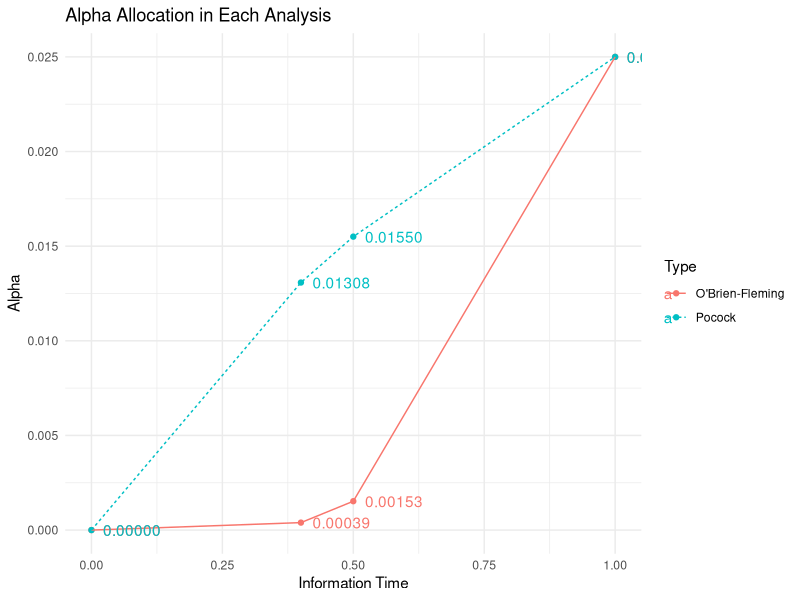

Here is the R script that generated this plot:
# Function to calculate the alpha-spending function for Pocock type
pocock_alpha_spending <- function(t, alpha){
    alpha * log(1 + (exp(1) - 1) * t)
} 

# Function to calculate the alpha-spending function for O'Brien-Fleming type
of_alpha_spending <- function(t, alpha){
    2 * (1 - pnorm(qnorm(alpha / 2, lower = FALSE) / sqrt(t)))
}

# Number of analyses
n_analyses <- 4

# Overall alpha level
overall_alpha <- 0.02500

# Information times for each analysis
information_times <- c(0, 0.4, 0.5, 1.0)

# Calculate alpha values for each analysis (O'Brien-Fleming)
of_alpha_values <- rep(0, n_analyses)
for (i in 1:n_analyses) {
    of_alpha_values[i] <- of_alpha_spending(information_times[i], overall_alpha)
}

# Calculate alpha values for each analysis (Pocock)
pocock_alpha_values <- rep(0, n_analyses)
for (i in 1:n_analyses) {
    pocock_alpha_values[i] <- pocock_alpha_spending(information_times[i], overall_alpha)
}

# Calculate alpha differences
of_alpha_differences <- c(of_alpha_values[1], diff(of_alpha_values))
pocock_alpha_differences <- c(pocock_alpha_values[1], diff(pocock_alpha_values))

# Display alpha values and differences for each analysis
for (i in 1:n_analyses){
    cat(sprintf("Analysis %d: Information Time = %.2f\n", i, information_times[i]))
    cat(sprintf(" O'Brien-Fleming Alpha = %.10f\n", of_alpha_values[i]))
    cat(sprintf(" Pocock Alpha = %.10f\n", pocock_alpha_values[i]))
    cat(sprintf(" O'Brien-Fleming Alpha Difference = %.10f\n", of_alpha_differences[i]))
    cat(sprintf(" Pocock Alpha Differences = %.10f\n", pocock_alpha_differences[i]))
}

library(ggplot2)

# Create a data frame for the results
of_results <- data.frame(
    Analysis = 1:n_analyses,
    Information_Time = information_times,
    Alpha = of_alpha_values,
    Difference = of_alpha_differences,
    Type = "O'Brien-Fleming"
)

pocock_results <- data.frame(
    Analysis = 1:n_analyses,
    Information_Time = information_times,
    Alpha = pocock_alpha_values,
    Difference = pocock_alpha_differences,
    Type = "Pocock"
)

# Combine the results data frames
results <- rbind(of_results, pocock_results)

# Plot the results using ggplot2
ggplot(results, aes(x = Information_Time, y = Alpha, color = Type, linetype = Type)) +
    geom_point() +
    geom_line() +
    geom_text(aes(label = sprintf("%.5f", Alpha)), hjust = -0.2, vjust = 0.5) +
    labs(title = "Alpha Allocation in Each Analysis",
         x = "Information Time",
         y = "Alpha") +
    theme_minimal()
